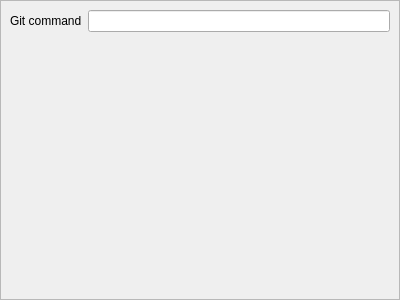
<?xml version="1.0" encoding="UTF-8"?>
<ui version="4.0">
 <class>GeneralSettingsPage</class>
 <widget class="QWidget" name="GeneralSettingsPage">
  <property name="geometry">
   <rect>
    <x>0</x>
    <y>0</y>
    <width>400</width>
    <height>300</height>
   </rect>
  </property>
  <property name="windowTitle">
   <string notr="true">General</string>
  </property>
  <layout class="QVBoxLayout" name="verticalLayout">
   <property name="spacing">
    <number>0</number>
   </property>
   <property name="leftMargin">
    <number>0</number>
   </property>
   <property name="topMargin">
    <number>0</number>
   </property>
   <property name="rightMargin">
    <number>0</number>
   </property>
   <property name="bottomMargin">
    <number>0</number>
   </property>
   <item>
    <widget class="QFrame" name="frame_">
     <property name="frameShape">
      <enum>QFrame::StyledPanel</enum>
     </property>
     <property name="frameShadow">
      <enum>QFrame::Raised</enum>
     </property>
     <layout class="QVBoxLayout" name="verticalLayout_2">
      <item>
       <layout class="QHBoxLayout" name="horizontalLayout">
        <item>
         <widget class="QLabel" name="label_">
          <property name="text">
           <string>Git command</string>
          </property>
         </widget>
        </item>
        <item>
         <widget class="QLineEdit" name="gitBinaryEdit_">
          <property name="clearButtonEnabled">
           <bool>true</bool>
          </property>
         </widget>
        </item>
       </layout>
      </item>
      <item>
       <spacer name="verticalSpacer">
        <property name="orientation">
         <enum>Qt::Vertical</enum>
        </property>
        <property name="sizeHint" stdset="0">
         <size>
          <width>20</width>
          <height>244</height>
         </size>
        </property>
       </spacer>
      </item>
     </layout>
    </widget>
   </item>
  </layout>
 </widget>
 <resources/>
 <connections/>
</ui>
